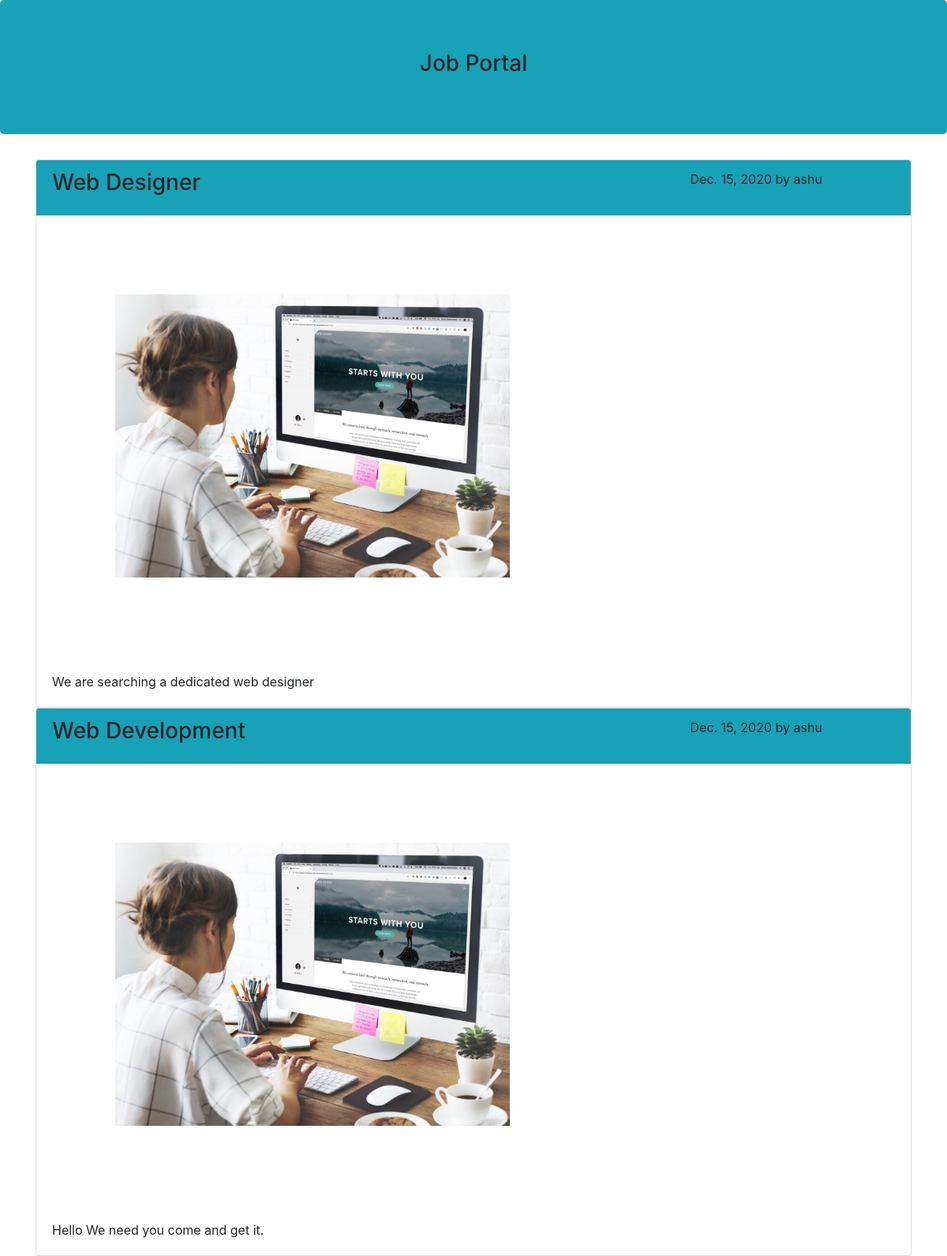
The page / on the database its author committed.
### job/models.py (models this page shows, shortened)
class Vacancy(models.Model):
    posted_by = models.ForeignKey(User,on_delete=models.CASCADE)
    title = models.CharField(max_length=50)
    description = models.TextField()
    image = models.ImageField(upload_to='vacancy')
    posted_at = models.DateField(auto_now_add=True)
    class Meta:
        ordering = ('-posted_at',)

### job/views.py (the view)
# urls.py: path('', index),
def index(request):
    vacancies = Vacancy.objects.all()
    context = {
        'vacancies': vacancies
    }
    return render(
        request,
        'job/index.html',
        context,
    )

### job/templates/job/index.html
{% extends 'job/base.html' %}
{% block content %}
<div class="jumbotron bg-info text-center">
    <h3>Job Portal</h3>
</div>
<div class="container">
    {% for vacancy in vacancies %}
    <div class="card">
        <div class="card-header bg-info">
            <div class="row">
                <div class="col-9">
                    <h3 class="card-title">
                        {{vacancy.title}}
                    </h3>
                </div>
                <div class="col-3">
                    <div class="row">
                        {{vacancy.posted_at}} by {{vacancy.posted_by}}
                    </div>
                </div>
            </div>
        </div>
        <img src="{{vacancy.image.url}}"alt="Web desiging" style="width:500px; margin: 100px;">
        <div class="card-body">
            <p class="card-text">
                {{vacancy.description}}
            </p>
        </div>
    </div>
    {% endfor %}
</div>
{% endblock content %}

### job/templates/job/base.html (shortened to what this page needs)
<!doctype html>
<html lang="en">
  <head>
    <link rel="stylesheet" href="https://maxcdn.bootstrapcdn.com/bootstrap/4.0.0/css/bootstrap.min.css">
  </head>
  <body>
    {% block content %}
    {% endblock content %}
  </body>
</html>

### rows shown on the page
Vacancy: title "Web Designer", posted_at "Dec. 15, 2020", posted_by "ashu", image (picture), description "We are searching a dedicated web designer"
Vacancy: title "Web Development", posted_at "Dec. 15, 2020", posted_by "ashu", image (picture), description "Hello We need you come and get it."
